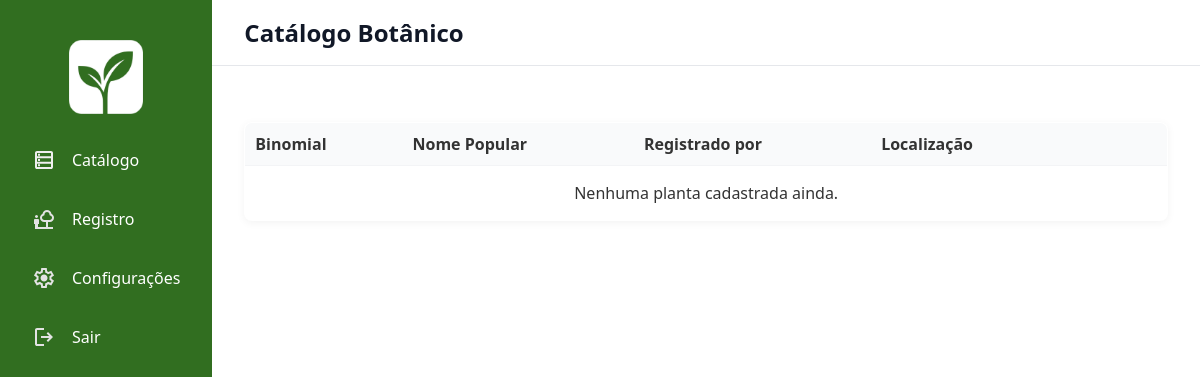
Page /catalog/ (signed in) on the earlier database version.
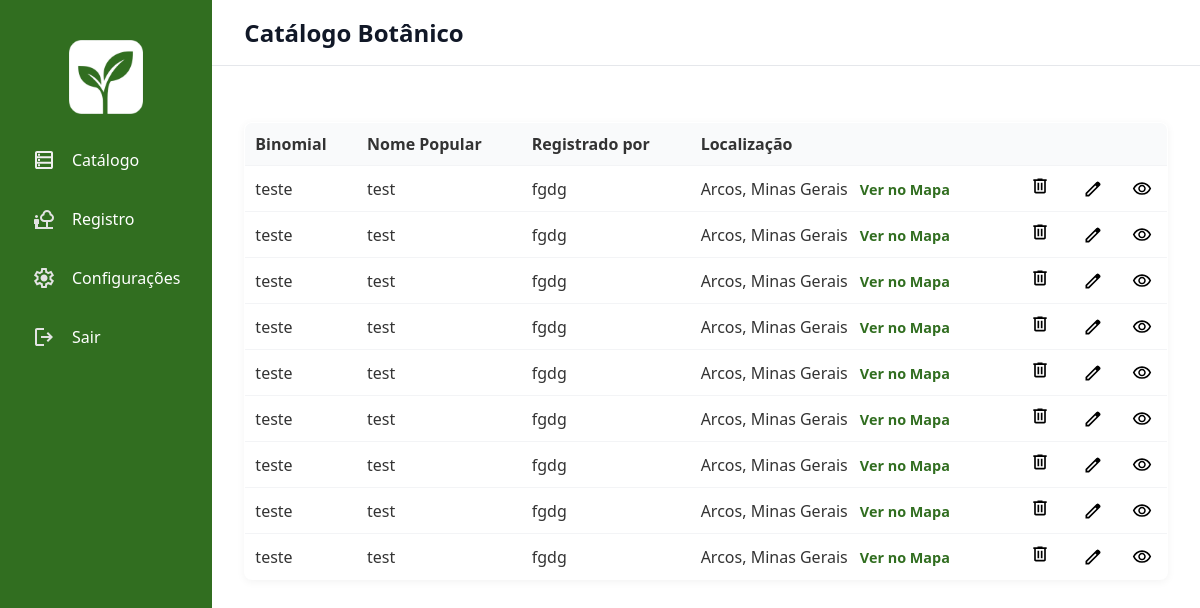
Same page on the later database version.
### apps/core/models.py (models this page shows, shortened)
class BotanicalRegister(models.Model):
    binomial = models.CharField(max_length=250)
    common_name = models.CharField(max_length=250)
    botanical_family = models.CharField(max_length=250)
    genus = models.CharField(max_length=250)
    species = models.CharField(max_length=250)
    author = models.CharField(max_length=250)
    height = models.FloatField()
    diameter = models.FloatField()
    stem_type = models.CharField(max_length=MAX_LENGHT, choices=StemType.choices, default=StemType.UNKNOWN)
    leaf_type = models.CharField(max_length=MAX_LENGHT, choices=LeafType.choices, default=LeafType.UNKNOWN)
    flower_type = models.CharField(max_length=MAX_LENGHT, choices=FlowerType.choices, default=FlowerType.UNKNOWN)
    flowering_period = models.CharField(max_length=MAX_LENGHT, choices=FloweringPeriod.choices, default=FloweringPeriod.UNKNOWN)
    fruit_type = models.CharField(max_length=MAX_LENGHT, choices=FruitType.choices, default=FruitType.UNKNOWN)
    fruiting_period = models.CharField(max_length=MAX_LENGHT, choices=FruitingPeriod.choices, default=FruitingPeriod.UNKNOWN)
    morphological_observations = models.TextField(blank=True, null=True)
    soil_type = models.CharField(max_length=MAX_LENGHT, choices=SoilType.choices, default=SoilType.UNKNOWN)
    soil_pH = models.FloatField()
    moisture = models.CharField(max_length=MAX_LENGHT, choices=MoistureLevel.choices, default=MoistureLevel.UNKNOWN)
    lighting = models.CharField(max_length=MAX_LENGHT, choices=LightExposure.choices, default=LightExposure.UNKNOWN)
    temperature= models.FloatField()
    climate = models.CharField(max_length=MAX_LENGHT, choices=PredominantClimate.choices, default=PredominantClimate.UNKNOWN)
    water_requirement = models.CharField(max_length=MAX_LENGHT, choices=WaterRequirement.choices, default=WaterRequirement.UNKNOWN)
    watering_frequency = models.CharField(max_length=MAX_LENGHT, choices=WateringFrequency.choices, default=WateringFrequency.UNKNOWN)
    fertilization_type = models.CharField(max_length=MAX_LENGHT, choices=FertilizationType.choices, default=FertilizationType.NONE)
    need_for_pruning = models.BooleanField(default=False)
    susceptibility = models.TextField(blank=True, null=True)
    cultivation_notes = models.TextField(blank=True, null=True)
    country = models.CharField(max_length=100)
    state_province = models.CharField(max_length=100)
    city = models.CharField(max_length=100)
    specific_location = models.TextField(blank=True, null=True)
    latitude = models.FloatField()
    longitude = models.FloatField()
    altitude_meters = models.FloatField(blank=True, null=True)
    biome = models.CharField(max_length=100, blank=True, null=True)
    ecosystem = models.CharField(max_length=150, blank=True, null=True)
    registration_date = models.DateField(auto_now_add=True)
    planting_date = models.DateField(blank=True, null=True)
    collection_date = models.DateField(blank=True, null=True)
    origin = models.CharField(max_length=100, blank=True, null=True)
    collection_number = models.CharField(max_length=100, blank=True, null=True)
    registered_by = models.CharField(max_length=150)
    general_image = models.ImageField(upload_to='plants/general/', null=True, blank=True)
    stem_image = models.ImageField(upload_to='plants/stem/', null=True, blank=True)
    leaf_image = models.ImageField(upload_to='plants/leaf/', null=True, blank=True)
    flower_image = models.ImageField(upload_to='plants/flower/', null=True, blank=True)
    fruit_image = models.ImageField(upload_to='plants/fruit/', null=True, blank=True)

### apps/core/views.py (the view)
# urls.py: path('catalog/', views.read, name='catalog'),
@never_cache
@login_required
def read(request):
    botanicals = BotanicalRegister.objects.all()
    return render(request, 'core/catalog.html', {'botanicals': botanicals})

### templates/core/catalog.html (shortened to what this page needs)
{% load static %}
<!DOCTYPE html>
<html lang="pt-br">
<head>
    <link rel="stylesheet" href="{% static 'css/core.css' %}" />
    <link rel="stylesheet" href="{% static 'css/global.css' %}" />
    <link rel="stylesheet" href="{% static 'css/catalog.css' %}" />
</head>
<body>
    <aside>
        <img class="logo" src="{% static 'assets/geoplant_w.png' %}" alt="Logo Geo Plant" width="90" height="90" />
        <a href="{% url 'catalog' %}"><img src="{% static 'svg/home.svg' %}" alt="home" />Catálogo</a>
        <a href="{% url 'create_botanical' %}"><img src="{% static 'svg/register_botanic.svg' %}"
                alt="registrar" />Registro</a>
        <a href="#"><img src="{% static 'svg/settings.svg' %}" alt="Configurações" />Configurações</a>
        <a href="{% url 'login' %}"><img src="{% static 'svg/logout.svg' %}" alt="Sair" />Sair</a>
    </aside>
    <div class="main">
        <header>
            <h1>Catálogo Botânico</h1>
        </header>
        <div class="content">
            <table class="no-vertical-lines" border="1" cellpadding="0" cellspacing="0" role="grid"
                aria-label="Catálogo botânico">
                <thead>
                    <tr>
                        <th>Binomial</th>
                        <th>Nome Popular</th>
                        <th>Registrado por</th>
                        <th>Localização</th>
                        <th aria-label="Excluir"></th>
                        <th aria-label="Editar"></th>
                        <th aria-label="Visualizar"></th>
                    </tr>
                </thead>
                <tbody>
                    {% for bot in botanicals %}
                    <tr>
                        <td data-label="Binomial">{{ bot.binomial }}</td>
                        <td data-label="Nome Popular">{{ bot.common_name }}</td>
                        <td data-label="Registrado por">{{ bot.registered_by }}</td>
                        <td data-label="Localização">
                            {{ bot.city }}, {{ bot.state_province }}
                            <a href="https://www.google.com/maps?q={{ bot.latitude }},{{ bot.longitude }}"
                                target="_blank" rel="noopener" class="map-link">
                                Ver no Mapa
                            </a>
                        </td>
                        <td data-label="Excluir">
                            <form method="POST" action="{% url 'delete' bot.id %}">
                                <button type="submit" style="background:none; border:none; padding:0;">
                                    <img class="crud" src="{% static 'svg/delete.svg' %}" alt="Excluir" />
                                </button>
                            </form>
                        </td>
                        <td data-label="Editar">
                            <a href="{% url 'update' bot.id %}">
                                <img class="crud" src="{% static 'svg/edit.svg' %}" alt="Editar" />
                            </a>
                        </td>
                        <td data-label="Visualizar">
                            <a href="{% url 'view' bot.id %}">
                                <img class="crud" src="{% static 'svg/eye.svg' %}" alt="Visualizar" />
                            </a>
                        </td>
                    </tr>
                    {% empty %}
                    <tr>
                        <td colspan="7" style="text-align:center; padding: 1rem;">
                            Nenhuma planta cadastrada ainda.
                        </td>
                    </tr>
                    {% endfor %}
                </tbody>
            </table>
        </div>
    </div>
</body>
</html>

Differences in the rows shown:
added BotanicalRegister: binomial "teste", common_name "test", registered_by "fgdg", city "Arcos", state_province "Minas Gerais"
added BotanicalRegister: binomial "teste", common_name "test", registered_by "fgdg", city "Arcos", state_province "Minas Gerais"
added BotanicalRegister: binomial "teste", common_name "test", registered_by "fgdg", city "Arcos", state_province "Minas Gerais"
added BotanicalRegister: binomial "teste", common_name "test", registered_by "fgdg", city "Arcos", state_province "Minas Gerais"
added BotanicalRegister: binomial "teste", common_name "test", registered_by "fgdg", city "Arcos", state_province "Minas Gerais"
added BotanicalRegister: binomial "teste", common_name "test", registered_by "fgdg", city "Arcos", state_province "Minas Gerais"
added BotanicalRegister: binomial "teste", common_name "test", registered_by "fgdg", city "Arcos", state_province "Minas Gerais"
added BotanicalRegister: binomial "teste", common_name "test", registered_by "fgdg", city "Arcos", state_province "Minas Gerais"
added BotanicalRegister: binomial "teste", common_name "test", registered_by "fgdg", city "Arcos", state_province "Minas Gerais"
Other differences:
text no longer shown: "Nenhuma planta cadastrada ainda."
